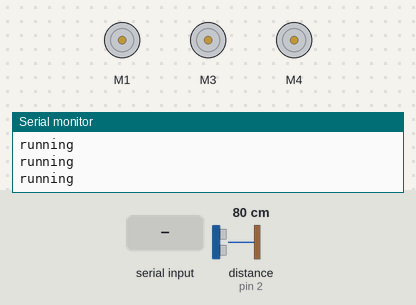
Bench run of a sketch on a simulated Arduino Uno, built with avr-gcc and run on an emulated ATmega328P. On the bench: 3 × DC motor (green arrow = forward, orange = backward, longer = faster), the last lines printed to the serial monitor. Wiring (inferred from the names in the program): ultrasonic range finder: trigger pin 3; echo pin 2. The inputs (shaded band) are chosen by the test bench; at power-on: distance to the obstacle (sensor on pin 2) 80 cm. The echo pulse lasts 58.3 µs per cm.

Above: at 1.2 s.
1.3 s: "1" received over Serial
At 2.6 s:
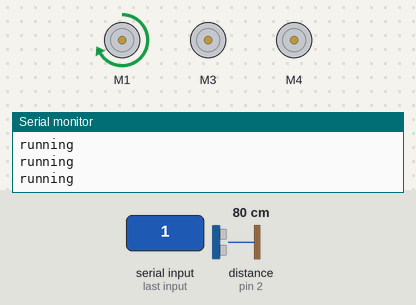
2.9 s: "2" received over Serial
At 4.4 s:
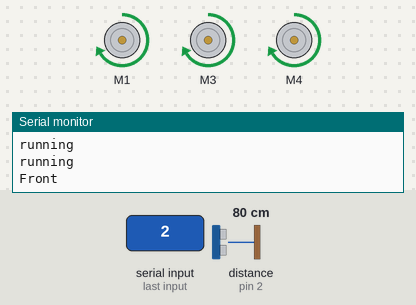
5.0 s: "0" received over Serial
At 5.6 s:
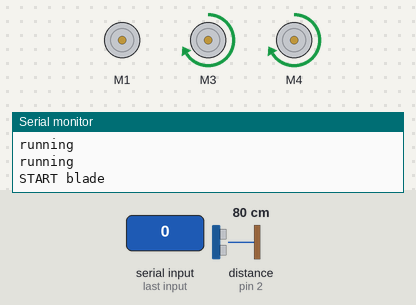
Timing chart, 0 to 8.0 s (numbered marks = the images above; inputs shaded):
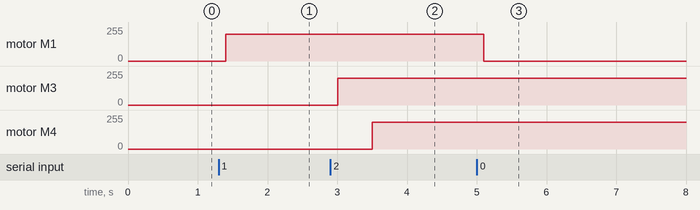

Measured:
- after the input at 1.3 s, motor M1: stopped → forward 200/255 after 0.10 s
- after the input at 2.9 s, motor M3: stopped → forward 200/255 after 0.10 s; motor M4: stopped → forward 200/255 after 0.60 s
- after the input at 5.0 s, motor M1: forward 200/255 → stopped after 0.10 s

The sketch:

Lawnmover.ino
```cpp
#include<AFMotor.h>

#define trigPin 3
#define echoPin 2
#define safeDistance 20 //centimeters

#define FORCESTOP '7'

#define STARTBUTTON '1'
#define STOPBUTTON '0'
#define LEFTBUTTON '5'
#define RIGHTBUTTON '4'
#define DOWNBUTTON '3'
#define UPBUTTON '2'

AF_DCMotor blade(1);
AF_DCMotor right(3);
AF_DCMotor left(4);

bool spinning=true; // blade should spin
bool forceStop=false; //user wants the mover to stop moving and spinning
int buttonClicked=FORCESTOP,storedDir;
float duration_us, distance_cm;

void moveRight(){
  Serial.println("Right");
  right.run(FORWARD);
  left.run(RELEASE);
  delay(1000);
}

void moveLeft(){
  Serial.println("Left");
  right.run(RELEASE);
  left.run(FORWARD);
  delay(1000);
}

void moveFront(){
  Serial.println("Front");
  right.run(FORWARD);
  delay(500);
  left.run(FORWARD);
  delay(1000);
}

void moveBack(){
  Serial.println("Back");
  right.run(BACKWARD);
  delay(500);
  left.run(BACKWARD);
  delay(500);
}

void stopRun(){
  Serial.println("STOP run");
  right.run(RELEASE);
  left.run(RELEASE);
  delay(1000);
}

void startBlade(){
  Serial.println("START blade");
  blade.run(FORWARD);
  delay(1000);
}

void stopBlade(){
  Serial.println("START blade");
  blade.run(RELEASE);
  delay(1000);
}

void setup()  {
  Serial.begin(9600);
  pinMode(trigPin, OUTPUT);
  pinMode(echoPin, INPUT);

  blade.setSpeed(200);
  right.setSpeed(200);
  left.setSpeed(200);
}

void loop() {
  digitalWrite(trigPin, HIGH);
  delayMicroseconds(10);
  digitalWrite(trigPin, LOW);
  duration_us = pulseIn(echoPin, HIGH);
  distance_cm = 0.017 * duration_us;
  /*
  if(distance_cm<safeDistance){
    if (buttonClicked!=FORCESTOP)
      storedDir=buttonClicked;
      buttonClicked=FORCESTOP;
    spinning=false;
  }
  else if(forceStop==false){
    if (storedDir)
      buttonClicked=storedDir;
      storedDir=NULL;
    spinning=true;
  }
  */
  Serial.println("running");
  if(Serial.available()>0){
    int input;
    input = Serial.read();
    delay(100);
    if(input==STARTBUTTON){
      startBlade();
    }
    else if (input==STOPBUTTON){
      stopBlade();
    }
    else{
      buttonClicked=input;
      if(buttonClicked==LEFTBUTTON){
        moveLeft();
      }
      else if (buttonClicked==RIGHTBUTTON){
        moveRight();
      }
      else if(buttonClicked==UPBUTTON){
        moveFront();
      }
      else if (buttonClicked==DOWNBUTTON){
        moveBack();
      }
      else if (buttonClicked==FORCESTOP){
        stopRun();
      }
    }
  }
}
```
